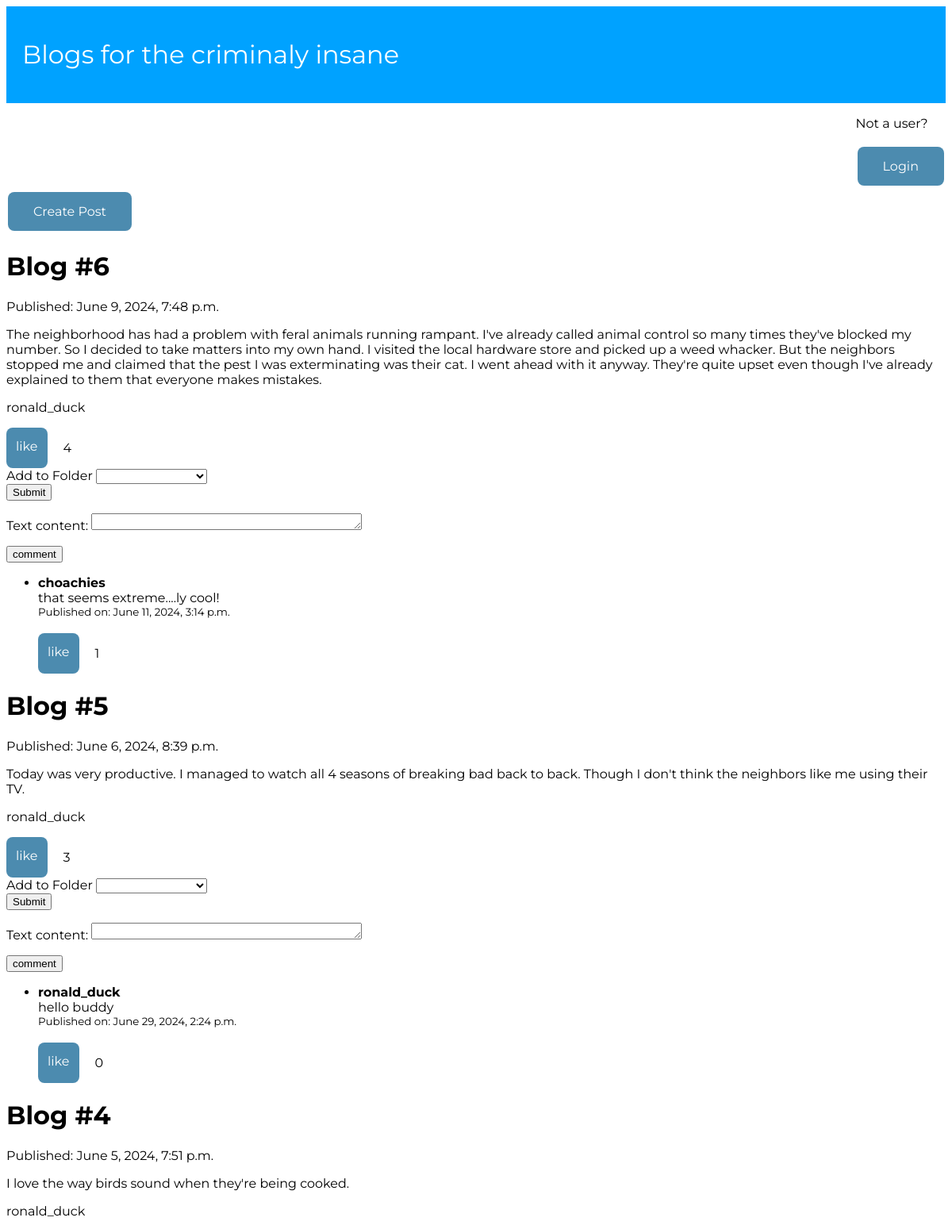
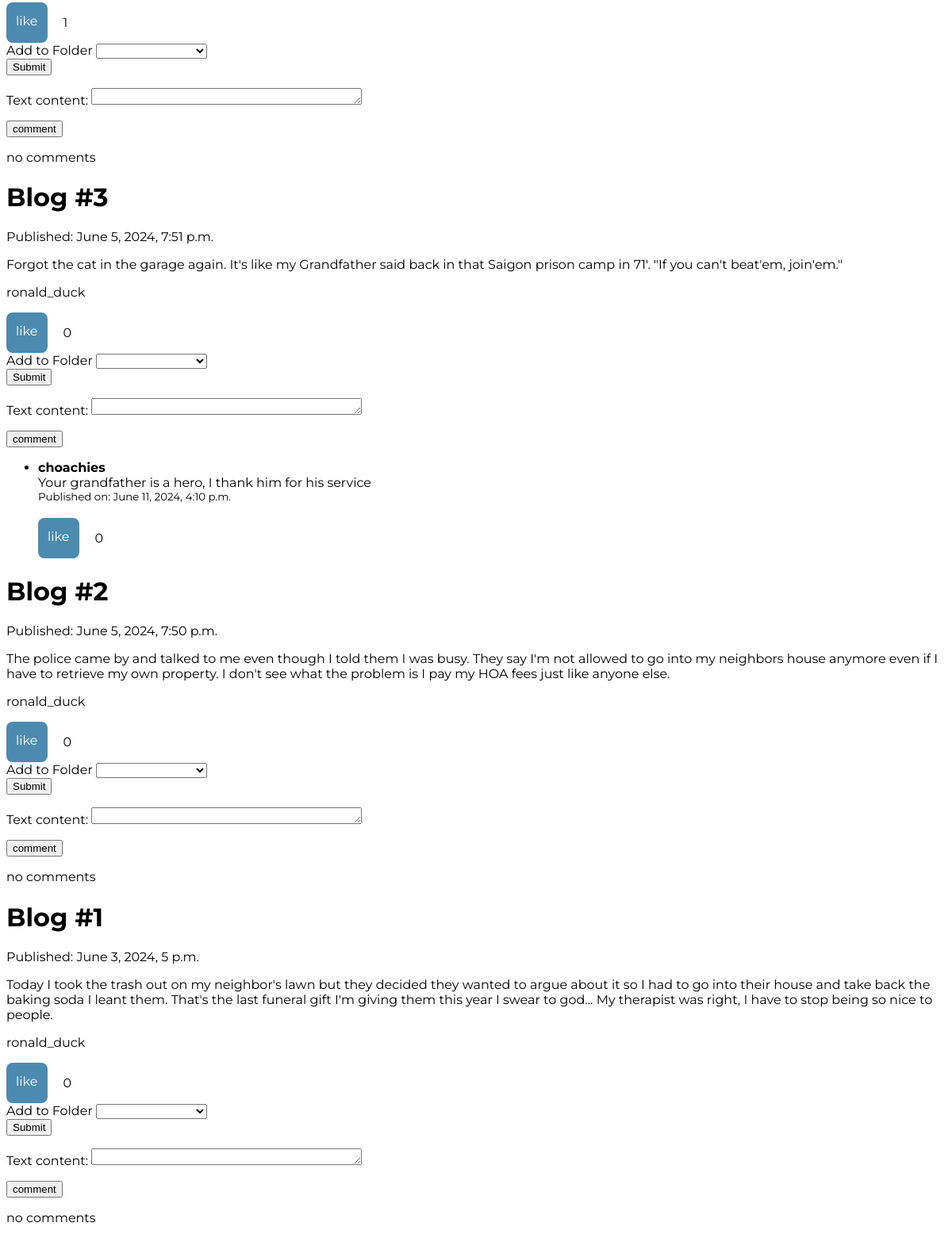
The page / on the database its author committed (2 pictures, top to bottom).
### testing_grounds/models.py (models this page shows, shortened)
class Blog(models.Model):
    user = models.ForeignKey(User, on_delete=models.CASCADE, null=True)
    title = models.CharField(max_length=50, null=True, blank=True)
    text_content = models.TextField()
    pub_date = models.DateTimeField(default=timezone.now)
    updated = models.DateTimeField(default=timezone.now)
    likes = models.PositiveIntegerField(default=0)

class Comment(models.Model):
    user = models.ForeignKey(User, on_delete=models.CASCADE, null=True)
    blog = models.ForeignKey(Blog, on_delete=models.CASCADE, related_name="comments")
    text_content = models.CharField(max_length=200)
    pub_date = models.DateTimeField(default=timezone.now)
    likes = models.PositiveIntegerField(default=0)

### testing_grounds/views.py (the view)
# urls.py: path('', views.index, name="index"),
def index(request):
   blogs = Blog.objects.order_by('-pub_date')
   comment_form = CommentForm()
   if request.user.is_authenticated:
       folders = Folder.objects.filter(user=request.user)
   else:
       folders=None
   context = {'blogs':blogs, 'comment_form':comment_form, 'folders':folders}
   return render(request, 'testing_grounds/index.html', context)

### testing_grounds/forms.py
class CommentForm(forms.ModelForm):
    class Meta:
        model = Comment
        fields = ['text_content']
        widgets = {
            'text_content': forms.Textarea(attrs={
                'cols': 40,  # Customize the width here
                'rows': 1,   # Customize the height here
            }),
        }

### testing_grounds/templates/testing_grounds/index.html (shortened to what this page needs)
<head>
</head>
{% load static %}
<div class='header'>
    <link rel="stylesheet" href="{% static 'testing_grounds/css/styles.css' %}">
    <h1 class='montserrat'>Blogs for the criminaly insane</h1>
</div>
    <div class='login_container'>
        <div class="login_header">
            {% if request.user.is_authenticated %}
                <p>Welcome, {{user.username}}</p>
                <a class ='btn' href="{%  url 'profile' %}">Profile</a>
                <a class='btn' href="{% url 'logout' %}">Logout</a>
            {% else %}
                <p>Not a user?</p>
                <a class='btn' href="{% url 'login'%}">Login</a>
            {% endif %}
        </div>
    </div>
<a class = 'btn' href="{% url 'form' %}">Create Post</a>
 {% for blog in blogs %}
    <h1>{{blog.title}}</h1> <p>Published: {{blog.pub_date}}</p>
    <p>{{blog.text_content}}</p>
    <p>{{blog.user.username}}</p>
    <div class='likes'>
        <a class='likes-btn' href="{% url 'like' blog.id 'blog' %}">like</a>
        <br>
        <p>{{blog.likes}}</p>
    </div>
     <div class='folder-btn'>
       <form action="{% url 'add_to_folder' blog.id %}"method="POST">
                <label for="dropdown">Add to Folder</label>
                    <select name="folder_id" id="dropdown">
                    </select>
                    <br>
                    <button type="submit">Submit</button>
       </form>
     </div>
    <form action="{% url 'comment' blog.id %}" method = "POST">
        {{ comment_form.as_p }}
        <button type="submit">comment</button>
    </form>
    {% if blog.comments.exists %}
        <ul>
            {% for comment in blog.comments.all %}
            <li>
                <strong>{{ comment.user.username}}</strong> <br> {{ comment.text_content }}
                <br>
                <small>Published on: {{ comment.pub_date}}</small>
                <br>
                <br>
                <div class = "likes">
                    <a class="likes-btn" href="{% url "like" comment.id 'comment' %}">like </a>
                    <p>{{comment.likes}}</p>
                </div>
            </li>
            {% endfor %}
        </ul>
    {% else %}
        <p>no comments</p>
    {% endif %}
 {% endfor %}

### testing_grounds/static/testing_grounds/css/styles.css (style rules this page uses)
.montserrat { font-family: "Montserrat", sans-serif; font-optical-sizing: auto; font-weight: 400; font-style: normal; }
.btn { background-color: #4c8baf; border: none; color: white; padding: 15px 32px; text-align: center; text-decoration: none; display: inline-block; font-size: 16px; margin: 4px 2px; cursor: pointer; border-radius: 8px; }
.header { display: flex; background-color: rgb(0, 162, 255); color: white; text-align: center; padding: 20px; font-family: Arial, sans-serif; }
.login_container { display: flex; }
.login_header { margin-left: auto; }
.likes { display: flex; }
.likes-btn { margin-right: 20px; background-color: #4c8baf; border: none; color: white; padding: 14px 12px; text-align: center; text-decoration: none; display: inline-block; font-size: 16px; cursor: pointer; border-radius: 8px; }

### rows shown on the page
Blog: title "Blog #6", pub_date "June 9, 2024, 7:48 p.m.", text_content "The neighborhood has had a problem with feral animals running rampant. I've already called animal control so many times they've blocked my number. So I decided to take matters into my own hand. I visited the local hardware store and picked up a weed whacker. But the neighbors stopped me and claimed that the pest I was exterminating was their cat. I went ahead with it anyway. They're quite upset even though I've already explained to them that everyone makes mistakes.", user.username "ronald_duck", likes "4"
Comment: user.username "choachies", text_content "that seems extreme....ly cool!", pub_date "June 11, 2024, 3:14 p.m.", likes "1"
Blog: title "Blog #5", pub_date "June 6, 2024, 8:39 p.m.", text_content "Today was very productive. I managed to watch all 4 seasons of breaking bad back to back. Though I don't think the neighbors like me using their TV.", user.username "ronald_duck", likes "3"
Comment: user.username "ronald_duck", text_content "hello buddy", pub_date "June 29, 2024, 2:24 p.m.", likes "0"
Blog: title "Blog #4", pub_date "June 5, 2024, 7:51 p.m.", text_content "I love the way birds sound when they're being cooked.", user.username "ronald_duck", likes "1", shows "no comments"
Blog: title "Blog #3", pub_date "June 5, 2024, 7:51 p.m.", text_content "Forgot the cat in the garage again. It's like my Grandfather said back in that Saigon prison camp in 71'. \"If you can't beat'em, join'em.\"", user.username "ronald_duck", likes "0"
Comment: user.username "choachies", text_content "Your grandfather is a hero, I thank him for his service", pub_date "June 11, 2024, 4:10 p.m.", likes "0"
Blog: title "Blog #2", pub_date "June 5, 2024, 7:50 p.m.", text_content "The police came by and talked to me even though I told them I was busy. They say I'm not allowed to go into my neighbors house anymore even if I have to retrieve my own property. I don't see what the problem is I pay my HOA fees just like anyone else.", user.username "ronald_duck", likes "0", shows "no comments"
Blog: title "Blog #1", pub_date "June 3, 2024, 5 p.m.", text_content "Today I took the trash out on my neighbor's lawn but they decided they wanted to argue about it so I had to go into their house and take back the baking soda I leant them. That's the last funeral gift I'm giving them this year I swear to god... My therapist was right, I have to stop being so nice to people.", user.username "ronald_duck", likes "0", shows "no comments"
